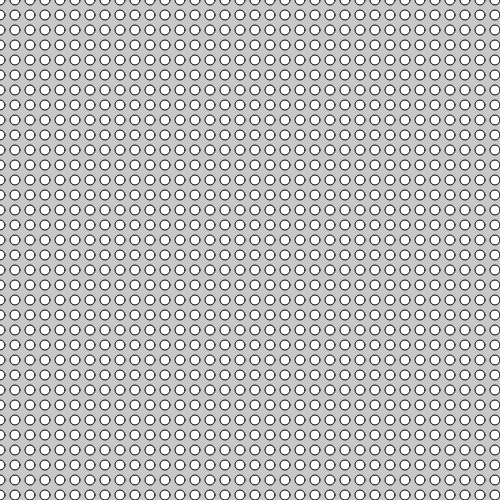
Frame 1 (no input)
Frame 60 (no input): identical to frame 1, image omitted
Frame 120 (the mouse pressed at the canvas centre since frame 60): identical to frame 1, image omitted

The p5.js sketch that drew this single still picture (run headless with seeded random() and noise() and a simulated clock; from frame 60 on, the mouse is pressed at the canvas centre):

// p5.js sketch
// ── sketch.js

function setup() {
  createCanvas(500, 500);

}

function draw() {
  background(200);
  var circleSize = 10;
  var circleSpace = 15;
  for (var circleY = 0; circleY <= height; circleY = circleY + circleSpace) {
    for(var circleX = 0; circleX <= width; circleX = circleX + circleSpace) {
      ellipse(circleX, circleY, circleSize, circleSize);
    }
  }


}
